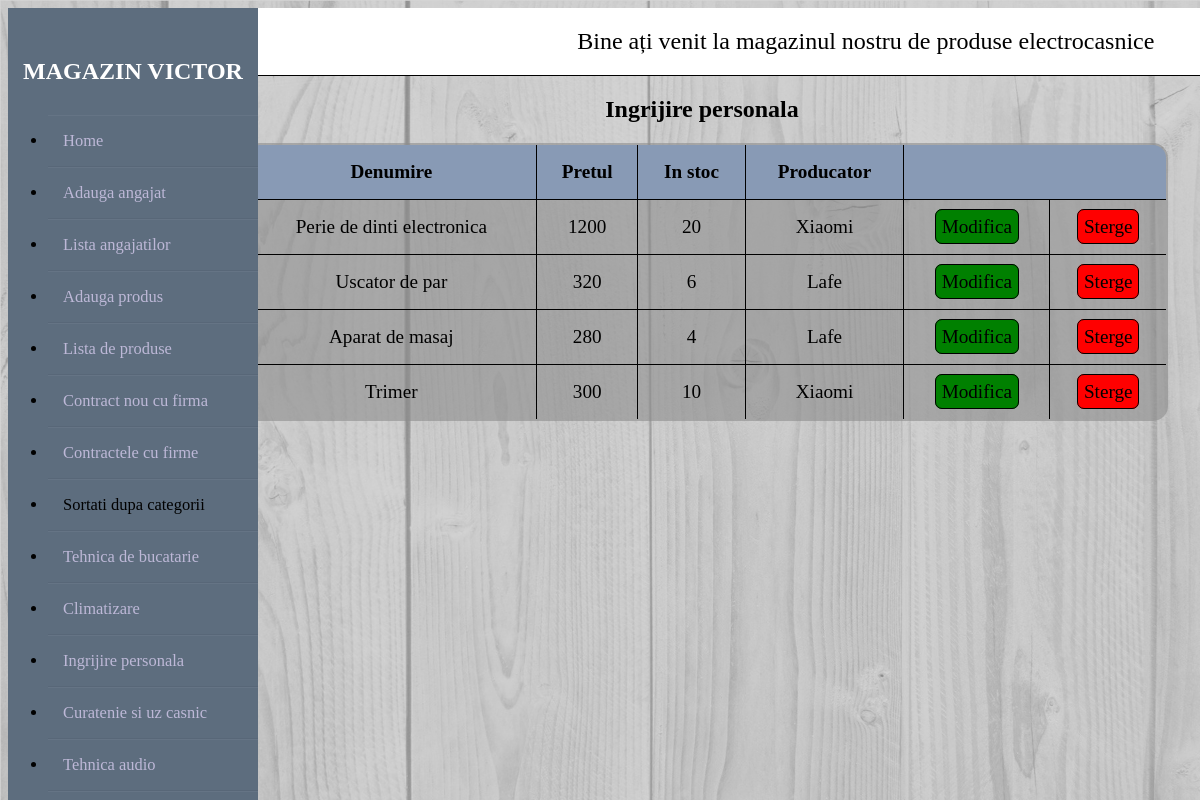
The page /teza/categ-3.php on the database its author committed.
### tables this page shows
CREATE TABLE `produse` (
  `id_produs` int(11) NOT NULL,
  `denumirea` varchar(100) NOT NULL,
  `pretul` double NOT NULL,
  `nr_stoc` int(11) DEFAULT NULL,
  `id_prod` int(11) NOT NULL,
  `id_categ` int(11) NOT NULL
);

CREATE TABLE `firma` (
  `id_producator` int(11) NOT NULL,
  `tara_producator` varchar(50) NOT NULL,
  `nume_firma` varchar(50) NOT NULL
);

### teza/categ-3.php (the view, shortened to what this page needs)
<?php
include('sever.php');
$categorie_3=mysqli_query($db, "SELECT id_produs, denumirea, pretul, nr_stoc, nume_firma FROM produse JOIN firma WHERE id_prod=id_producator and id_categ=3;");
 ?>
<!DOCTYPE html>
<html>
<head>
  <link rel="stylesheet" type="text/css" href="stil.css">
</head>
<body>
<div class="wrapper">
    <div class="sidebar">
        <h2>Magazin Victor</h2>
        <ul>
            <li><a href="http://localhost/teza/index.php "> Home</a></li>
            <li><a href="http://localhost/teza/adauga_angajat.php "> Adauga angajat</a></li>
            <li><a href="http://localhost/teza/afisare_angajat.php "> Lista angajatilor</a></li>
            <li><a href="http://localhost/teza/adauga_produs.php">Adauga produs</a></li>
            <li><a href="http://localhost/teza/afisare_produs.php">Lista de produse</a></li>
            <li><a href="http://localhost/teza/adauga_contract.php">Contract nou cu firma</a></li>
            <li><a href="http://localhost/teza/afisare_firma.php">Contractele cu firme</a></li>
            <li>Sortati dupa categorii</li>
            <li><a href="http://localhost/teza/categ-1.php">Tehnica de bucatarie</a></li>
            <li><a href="http://localhost/teza/categ-2.php">Climatizare</a></li>
            <li><a href="http://localhost/teza/categ-3.php">Ingrijire personala</a></li>
            <li><a href="http://localhost/teza/categ-4.php">Curatenie si uz casnic</a></li>
            <li><a href="http://localhost/teza/categ-5.php">Tehnica audio</a></li>
            <li><a href="http://localhost/teza/categ-6.php">Televizoare</a></li>
        </ul>
    </div>
    <div class="main_content">
        <div class="header"> &nbsp &nbsp &nbsp &nbsp &nbsp &nbsp &nbsp &nbsp &nbsp &nbsp &nbsp &nbsp &nbsp &nbsp &nbsp &nbsp &nbsp &nbsp &nbsp &nbsp &nbsp &nbsp &nbsp &nbsp &nbsp &nbsp &nbsp &nbsp &nbsp   Bine ați venit la magazinul nostru de produse electrocasnice</div>
    </div>
</div>
 <h2><center>&nbsp &nbsp &nbsp &nbsp &nbsp &nbsp&nbsp &nbsp &nbsp &nbsp &nbsp &nbsp&nbsp &nbsp &nbsp &nbsp &nbsp &nbsp Ingrijire personala</center></h2>
<table border="1" style="border-radius: 15px 15px 15px 15px;">
    <thead >
        <tr class="cap">
            <th>Denumire</th>
            <th>Pretul</th>
            <th>In stoc</th>
            <th>Producator</th>
            <th colspan="2"></th>
        </tr>
    </thead>
    <tbody>
      <?php  while($row = mysqli_fetch_array($categorie_3)) { ?>
          <tr>
          <td><?php echo $row['denumirea']; ?></td>
          <td><?php echo $row['pretul']; ?></td>
          <td><?php echo $row['nr_stoc']; ?></td>
          <td><?php echo $row['nume_firma']; ?></td>
          <td>
          <a class="buton1" href="adauga_produs.php?edit3=<?php echo $row['id_produs']; ?>">Modifica</a>
          </td>
          <td>
                <a class="buton2" href="sever.php?del3=<?php echo $row['id_produs']; ?> ">Sterge</a>
          </td>
        </tr>
       <?php } ?>
    </tbody>
  </table>
</body>
</html>

### teza/stil.css (style rules this page uses)
body { background-image: url(backphoto.png); background-size: cover; background-attachment: fixed; }
a { text-decoration: none; }
table { border:2px solid black; width: 78%; margin-left: 20% ; border-collapse: collapse; border-radius: 10px 10px 10px 10px; overflow: hidden; background-color:rgba(140,140,140,0.6); }
tr { border-bottom: 1px solid black; }
th, td { border-bottom: 1px solid black; height: 30px; padding: 12px; text-align:center; font-size: 1.2em; }
thead { background-color: #889ab5 ; }
.wrapper .sidebar { width: 250px; height: 100%; background: #5D6D7E ; padding: 30px 0px; position: fixed; }
.wrapper .sidebar h2 { color: #fff; text-transform: uppercase; text-align: center; margin-bottom: 30px; }
.wrapper .sidebar ul li { padding: 15px; border-bottom: 1px solid #bdb8d7; border-bottom: 1px solid rgba(0,0,0,0.05); border-top: 1px solid rgba(255,255,255,0.05); font-size: 20px; }
.wrapper .sidebar ul li a { color: #bdb8d7; display: block; }
.wrapper .main_content { width: 84%; margin-left: 17%; }
.wrapper .main_content .header { padding: 20px; background: #fff; color: black; border-bottom: 1px solid black; font-size: 24px; }
.buton1 { padding: 0.3em; font-size: 1em; border-radius: 7px; border:1px solid black; background-color: green; color: black; text-decoration: none; }
.buton2 { padding: 0.3em; font-size: 1em; border-radius: 7px; border:1px solid black; background-color: red; color: black; text-decoration: none; }

### teza/categ-3.php (style rules this page uses)
.wrapper .sidebar ul li { padding: 15px; border-bottom: 1px solid #bdb8d7; border-bottom: 1px solid rgba(0,0,0,0.05); border-top: 1px solid rgba(255,255,255,0.05); font-size: 1.03em; }

### rows shown on the page
produse: denumirea "Perie de dinti electronica", pretul "1200", nr_stoc "20", id_prod.nume_firma "Xiaomi"
produse: denumirea "Uscator de par", pretul "320", nr_stoc "6", id_prod.nume_firma "Lafe"
produse: denumirea "Aparat de masaj", pretul "280", nr_stoc "4", id_prod.nume_firma "Lafe"
produse: denumirea "Trimer", pretul "300", nr_stoc "10", id_prod.nume_firma "Xiaomi"
